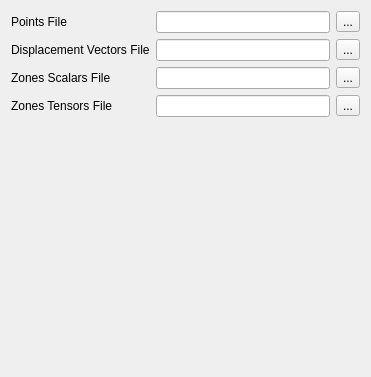
<?xml version="1.0" encoding="UTF-8"?>
<ui version="4.0">
 <class>Form</class>
 <widget class="QWidget" name="Form">
  <property name="geometry">
   <rect>
    <x>0</x>
    <y>0</y>
    <width>371</width>
    <height>377</height>
   </rect>
  </property>
  <property name="sizePolicy">
   <sizepolicy hsizetype="Minimum" vsizetype="Minimum">
    <horstretch>0</horstretch>
    <verstretch>0</verstretch>
   </sizepolicy>
  </property>
  <property name="windowTitle">
   <string>Form</string>
  </property>
  <layout class="QVBoxLayout" name="verticalLayout">
   <item>
    <layout class="QGridLayout" name="gridLayout">
     <item row="0" column="0">
      <widget class="QLabel" name="label_4">
       <property name="text">
        <string>Points File</string>
       </property>
      </widget>
     </item>
     <item row="0" column="1">
      <widget class="QLineEdit" name="PointsFile"/>
     </item>
     <item row="0" column="2">
      <widget class="QToolButton" name="BrowsePointsFile">
       <property name="text">
        <string>...</string>
       </property>
      </widget>
     </item>
     <item row="1" column="0">
      <widget class="QLabel" name="label">
       <property name="text">
        <string>Displacement Vectors File</string>
       </property>
      </widget>
     </item>
     <item row="1" column="1">
      <widget class="QLineEdit" name="DisplacementVectorsFile"/>
     </item>
     <item row="1" column="2">
      <widget class="QToolButton" name="BrowseDispFile">
       <property name="text">
        <string>...</string>
       </property>
      </widget>
     </item>
     <item row="2" column="0">
      <widget class="QLabel" name="label_2">
       <property name="text">
        <string>Zones Scalars File</string>
       </property>
      </widget>
     </item>
     <item row="2" column="1">
      <widget class="QLineEdit" name="ZonesScalarsFile"/>
     </item>
     <item row="2" column="2">
      <widget class="QToolButton" name="BrowseScalarsFile">
       <property name="text">
        <string>...</string>
       </property>
      </widget>
     </item>
     <item row="3" column="0">
      <widget class="QLabel" name="label_3">
       <property name="text">
        <string>Zones Tensors File</string>
       </property>
      </widget>
     </item>
     <item row="3" column="1">
      <widget class="QLineEdit" name="ZonesTensorsFile"/>
     </item>
     <item row="3" column="2">
      <widget class="QToolButton" name="BrowseTensorsFile">
       <property name="text">
        <string>...</string>
       </property>
      </widget>
     </item>
    </layout>
   </item>
   <item>
    <spacer name="verticalSpacer">
     <property name="orientation">
      <enum>Qt::Vertical</enum>
     </property>
     <property name="sizeHint" stdset="0">
      <size>
       <width>20</width>
       <height>40</height>
      </size>
     </property>
    </spacer>
   </item>
  </layout>
 </widget>
 <resources/>
 <connections/>
</ui>
